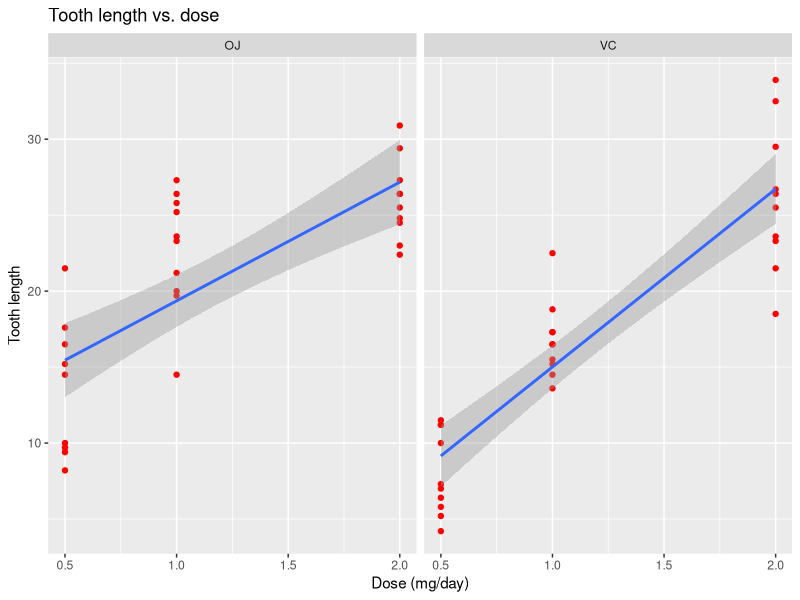

Here is the R script that generated this plot: (Note: this script raises an error after producing the figure.)
## ---- chunk 1
library(ggplot2)
library(dplyr)
library(datasets)
data(ToothGrowth)
attach(ToothGrowth)
## ---- chunk 2
str(ToothGrowth)
summary(len)
## ---- chunk 3
ggplot(ToothGrowth, aes(dose, len)) +
    geom_point(color = "red") + 
    facet_grid(.~supp) +
    geom_smooth(method = "lm") +
    labs(title = "Tooth length vs. dose", x = "Dose (mg/day)", y = "Tooth length")
## ---- chunk 4
ToothGrowth %>% group_by(supp) %>% summarise(n=n(), mean=mean(len), sd=sd(len))
ToothGrowth %>% group_by(dose) %>% summarise(n=n(), mean=mean(len), sd=sd(len))
ToothGrowth %>% group_by(supp,dose) %>% summarise(n=n(), mean=mean(len), sd=sd(len))
## ---- chunk 5
len_by_supp <- t.test(len~supp, data = ToothGrowth, paired = FALSE, alternative = "two.sided", var.equal = FALSE, conf.level = .95)
len_by_supp
## ---- chunk 6
dose_0.5_1 <- ToothGrowth  %>% filter(dose != 2)
## ---- chunk 7
len_by_dose1 <- t.test(len~dose, data = dose_0.5_1, paired = FALSE, alternative = "two.sided", var.equal = FALSE, conf.level = .95)
len_by_dose1
## ---- chunk 8
dose_0.5_2 <- ToothGrowth  %>% filter(dose != 1)
## ---- chunk 9
len_by_dose2 <- t.test(len~dose, data = dose_0.5_2, paired = FALSE, alternative = "two.sided", var.equal = FALSE, conf.level = .95)
len_by_dose2
## ---- chunk 10
dose_1_2 <- ToothGrowth  %>% filter(dose != 0.5)
## ---- chunk 11
len_by_dose3 <- t.test(len~dose, data = dose_1_2, paired = FALSE, alternative = "two.sided", var.equal = FALSE, conf.level = .95)
len_by_dose3
